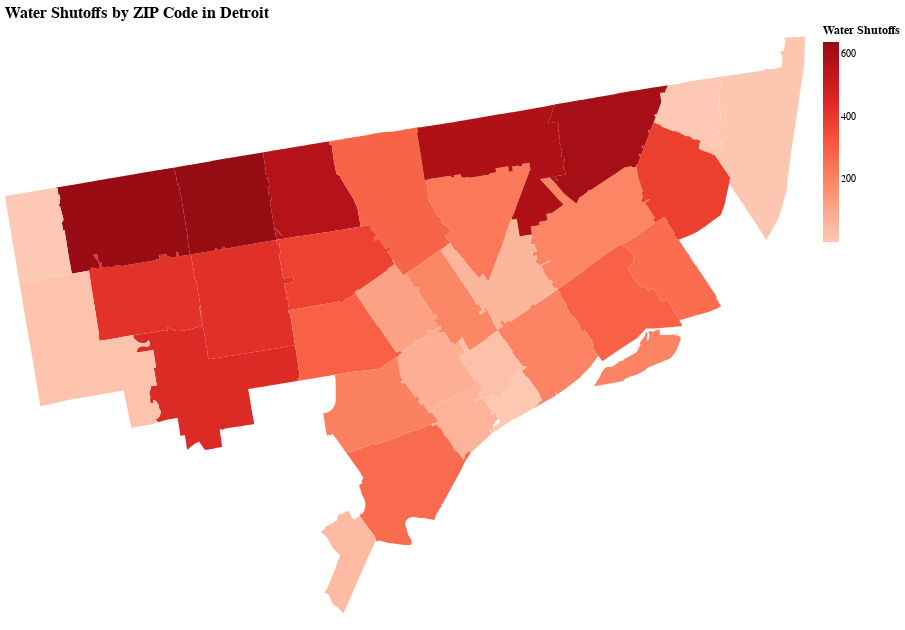

Notebook code for this chart:
### Markdown cell above
### Geographic Distribution of Shutoffs

### Code cell
import pandas as pd
import altair as alt
import requests
import json

# Disable the row limit for Altair
alt.data_transformers.disable_max_rows()

# Load your interruptions data
interruptions_2010 = pd.read_csv('/Users/shirleyaraizasantaella/Documents/UMich/Grad School Year 3/SI 649 Info Visualization/final project/SI649---Final-Project-Lizett-Shirley-Humaira/2010_service_interruptions.csv')  # Replace with your file path

# Preprocess ZIP codes to extract the first 5 digits
interruptions_2010['Zip'] = interruptions_2010['Zip'].str.split('-').str[0]

# Fetch GeoJSON data for Michigan ZIP codes
geojson_url = "https://raw.githubusercontent.com/OpenDataDE/State-zip-code-GeoJSON/master/mi_michigan_zip_codes_geo.min.json"
response = requests.get(geojson_url)
if response.status_code == 200:
    geojson = response.json()
else:
    raise Exception("Failed to fetch GeoJSON data.")

# Dynamically filter GeoJSON to match ZIP codes in interruptions data
detroit_zip_codes = interruptions_2010['Zip'].unique()
geojson['features'] = [
    feature for feature in geojson['features']
    if feature['properties']['ZCTA5CE10'] in detroit_zip_codes
]

# Aggregate interruptions data by ZIP code
interruptions_agg = interruptions_2010.groupby('Zip').size().reset_index(name='Shutoff_Count')

# Create the Altair data source for GeoJSON
geo_data = alt.Data(values=geojson['features'])

# Choropleth Map
map_chart = alt.Chart(geo_data).mark_geoshape().transform_lookup(
    lookup='properties.ZCTA5CE10',  # Match the GeoJSON ZIP code property
    from_=alt.LookupData(interruptions_agg, 'Zip', ['Shutoff_Count'])  # Match ZIP codes in your data
).encode(
    color=alt.Color('Shutoff_Count:Q', title='Water Shutoffs', scale=alt.Scale(scheme='reds')),
    tooltip=['properties.ZCTA5CE10:N', 'Shutoff_Count:Q']
).project(
    type='albersUsa'
).properties(
    width=800,
    height=600,
    title="Water Shutoffs by ZIP Code in Detroit"
).configure_title(
    fontSize=16,
    anchor='start'
).configure_legend(
    titleFontSize=12,
    labelFontSize=10
).interactive()  # Enable zooming and panning

# Display the map
map_chart

### Figure 1 — Vega-Lite specification as saved in the notebook (floating-point values rounded to 4 significant figures; data arrays with more than 128 entries replaced by an {"elided": "..."} marker saying what was removed)
{"config": {"view": {"continuousWidth": 300, "continuousHeight": 300}, "legend": {"labelFontSize": 10, "titleFontSize": 12}, "title": {"anchor": "start", "fontSize": 16}}, "data": {"values": [{"type": "Feature", "properties": {"STATEFP10": "26", "ZCTA5CE10": "48236", "GEOID10": "2648236", "CLASSFP10": "B5", "MTFCC10": "G6350", "FUNCSTAT10": "S", "ALAND10": 19463663, "AWATER10": 3357791, "INTPTLAT10": "+42.4253730", "INTPTLON10": "-082.8931944", "PARTFLG10": "N"}, "geometry": {"type": "Polygon", "coordinates": {"elided": "1x227x2 float values"}}}, {"type": "Feature", "properties": {"STATEFP10": "26", "ZCTA5CE10": "48213", "GEOID10": "2648213", "CLASSFP10": "B5", "MTFCC10": "G6350", "FUNCSTAT10": "S", "ALAND10": 16923386, "AWATER10": 0, "INTPTLAT10": "+42.3979308", "INTPTLON10": "-082.9952131", "PARTFLG10": "N"}, "geometry": {"type": "Polygon", "coordinates": {"elided": "1x288x2 float values"}}}, {"type": "Feature", "properties": {"STATEFP10": "26", "ZCTA5CE10": "48216", "GEOID10": "2648216", "CLASSFP10": "B5", "MTFCC10": "G6350", "FUNCSTAT10": "S", "ALAND10": 5747286, "AWATER10": 0, "INTPTLAT10": "+42.3264844", "INTPTLON10": "-083.0787461", "PARTFLG10": "N"}, "geometry": {"type": "Polygon", "coordinates": {"elided": "1x224x2 float values"}}}, {"type": "Feature", "properties": {"STATEFP10": "26", "ZCTA5CE10": "48221", "GEOID10": "2648221", "CLASSFP10": "B5", "MTFCC10": "G6350", "FUNCSTAT10": "S", "ALAND10": 14119737, "AWATER10": 2042, "INTPTLAT10": "+42.4269999", "INTPTLON10": "-083.1486085", "PARTFLG10": "N"}, "geometry": {"type": "Polygon", "coordinates": {"elided": "1x245x2 float values"}}}, {"type": "Feature", "properties": {"STATEFP10": "26", "ZCTA5CE10": "48215", "GEOID10": "2648215", "CLASSFP10": "B5", "MTFCC10": "G6350", "FUNCSTAT10": "S", "ALAND10": 10395926, "AWATER10": 0, "INTPTLAT10": "+42.3750512", "INTPTLON10": "-082.9543435", "PARTFLG10": "N"}, "geometry": {"type": "Polygon", "coordinates": {"elided": "1x183x2 float values"}}}, {"type": "Feature", "properties": {"STATEFP10": "26", "ZCTA5CE10": "48227", "GEOID10": "2648227", "CLASSFP10": "B5", "MTFCC10": "G6350", "FUNCSTAT10": "S", "ALAND10": 19504196, "AWATER10": 0, "INTPTLAT10": "+42.3872489", "INTPTLON10": "-083.1925916", "PARTFLG10": "N"}, "geometry": {"type": "Polygon", "coordinates": {"elided": "1x225x2 float values"}}}, {"type": "Feature", "properties": {"STATEFP10": "26", "ZCTA5CE10": "48225", "GEOID10": "2648225", "CLASSFP10": "B5", "MTFCC10": "G6350", "FUNCSTAT10": "S", "ALAND10": 6854875, "AWATER10": 0, "INTPTLAT10": "+42.4389841", "INTPTLON10": "-082.9296100", "PARTFLG10": "N"}, "geometry": {"type": "Polygon", "coordinates": {"elided": "1x194x2 float values"}}}, {"type": "Feature", "properties": {"STATEFP10": "26", "ZCTA5CE10": "48205", "GEOID10": "2648205", "CLASSFP10": "B5", "MTFCC10": "G6350", "FUNCSTAT10": "S", "ALAND10": 16531627, "AWATER10": 0, "INTPTLAT10": "+42.4331562", "INTPTLON10": "-082.9811418", "PARTFLG10": "N"}, "geometry": {"type": "Polygon", "coordinates": {"elided": "1x295x2 float values"}}}, {"type": "Feature", "properties": {"STATEFP10": "26", "ZCTA5CE10": "48214", "GEOID10": "2648214", "CLASSFP10": "B5", "MTFCC10": "G6350", "FUNCSTAT10": "S", "ALAND10": 13014076, "AWATER10": 1565598, "INTPTLAT10": "+42.3651159", "INTPTLON10": "-082.9876441", "PARTFLG10": "N"}, "geometry": {"type": "Polygon", "coordinates": {"elided": "1x187x2 float values"}}}, {"type": "Feature", "properties": {"STATEFP10": "26", "ZCTA5CE10": "48223", "GEOID10": "2648223", "CLASSFP10": "B5", "MTFCC10": "G6350", "FUNCSTAT10": "S", "ALAND10": 15679754, "AWATER10": 0, "INTPTLAT10": "+42.3934527", "INTPTLON10": "-083.2463272", "PARTFLG10": "N"}, "geometry": {"type": "Polygon", "coordinates": {"elided": "1x312x2 float values"}}}, {"type": "Feature", "properties": {"STATEFP10": "26", "ZCTA5CE10": "48217", "GEOID10": "2648217", "CLASSFP10": "B5", "MTFCC10": "G6350", "FUNCSTAT10": "S", "ALAND10": 5921036, "AWATER10": 126346, "INTPTLAT10": "+42.2776510", "INTPTLON10": "-083.1550783", "PARTFLG10": "N"}, "geometry": {"type": "Polygon", "coordinates": {"elided": "1x200x2 float values"}}}, {"type": "Feature", "properties": {"STATEFP10": "26", "ZCTA5CE10": "48208", "GEOID10": "2648208", "CLASSFP10": "B5", "MTFCC10": "G6350", "FUNCSTAT10": "S", "ALAND10": 8190764, "AWATER10": 0, "INTPTLAT10": "+42.3484911", "INTPTLON10": "-083.0919366", "PARTFLG10": "N"}, "geometry": {"type": "Polygon", "coordinates": {"elided": "1x236x2 float values"}}}, {"type": "Feature", "properties": {"STATEFP10": "26", "ZCTA5CE10": "48207", "GEOID10": "2648207", "CLASSFP10": "B5", "MTFCC10": "G6350", "FUNCSTAT10": "S", "ALAND10": 16061703, "AWATER10": 521193, "INTPTLAT10": "+42.3496544", "INTPTLON10": "-083.0189600", "PARTFLG10": "N"}, "geometry": {"type": "MultiPolygon", "coordinates": {"elided": "2 rows, 772 float values in total"}}}, {"type": "Feature", "properties": {"STATEFP10": "26", "ZCTA5CE10": "48228", "GEOID10": "2648228", "CLASSFP10": "B5", "MTFCC10": "G6350", "FUNCSTAT10": "S", "ALAND10": 22299441, "AWATER10": 0, "INTPTLAT10": "+42.3554551", "INTPTLON10": "-083.2170142", "PARTFLG10": "N"}, "geometry": {"type": "Polygon", "coordinates": {"elided": "1x393x2 float values"}}}, {"type": "Feature", "properties": {"STATEFP10": "26", "ZCTA5CE10": "48219", "GEOID10": "2648219", "CLASSFP10": "B5", "MTFCC10": "G6350", "FUNCSTAT10": "S", "ALAND10": 21773613, "AWATER10": 5168, "INTPTLAT10": "+42.4253278", "INTPTLON10": "-083.2514284", "PARTFLG10": "N"}, "geometry": {"type": "Polygon", "coordinates": {"elided": "1x364x2 float values"}}}, {"type": "Feature", "properties": {"STATEFP10": "26", "ZCTA5CE10": "48203", "GEOID10": "2648203", "CLASSFP10": "B5", "MTFCC10": "G6350", "FUNCSTAT10": "S", "ALAND10": 20756114, "AWATER10": 18585, "INTPTLAT10": "+42.4207361", "INTPTLON10": "-083.1043384", "PARTFLG10": "N"}, "geometry": {"type": "Polygon", "coordinates": {"elided": "1x324x2 float values"}}}, {"type": "Feature", "properties": {"STATEFP10": "26", "ZCTA5CE10": "48211", "GEOID10": "2648211", "CLASSFP10": "B5", "MTFCC10": "G6350", "FUNCSTAT10": "S", "ALAND10": 10848548, "AWATER10": 0, "INTPTLAT10": "+42.3813468", "INTPTLON10": "-083.0457331", "PARTFLG10": "N"}, "geometry": {"type": "Polygon", "coordinates": {"elided": "1x289x2 float values"}}}, {"type": "Feature", "properties": {"STATEFP10": "26", "ZCTA5CE10": "48201", "GEOID10": "2648201", "CLASSFP10": "B5", "MTFCC10": "G6350", "FUNCSTAT10": "S", "ALAND10": 5193540, "AWATER10": 0, "INTPTLAT10": "+42.3470206", "INTPTLON10": "-083.0601841", "PARTFLG10": "N"}, "geometry": {"type": "Polygon", "coordinates": {"elided": "1x259x2 float values"}}}, {"type": "Feature", "properties": {"STATEFP10": "26", "ZCTA5CE10": "48204", "GEOID10": "2648204", "CLASSFP10": "B5", "MTFCC10": "G6350", "FUNCSTAT10": "S", "ALAND10": 12980500, "AWATER10": 0, "INTPTLAT10": "+42.3658122", "INTPTLON10": "-083.1429352", "PARTFLG10": "N"}, "geometry": {"type": "Polygon", "coordinates": {"elided": "1x199x2 float values"}}}, {"type": "Feature", "properties": {"STATEFP10": "26", "ZCTA5CE10": "48243", "GEOID10": "2648243", "CLASSFP10": "B5", "MTFCC10": "G6350", "FUNCSTAT10": "S", "ALAND10": 42722, "AWATER10": 0, "INTPTLAT10": "+42.3299748", "INTPTLON10": "-083.0395060", "PARTFLG10": "N"}, "geometry": {"type": "Polygon", "coordinates": [[[-83.04, 42.33], [-83.04, 42.33], [-83.04, 42.33], [-83.04, 42.33], [-83.04, 42.33], [-83.04, 42.33], [-83.04, 42.33], [-83.04, 42.33], [-83.04, 42.33], [-83.04, 42.33], [-83.04, 42.33], [-83.04, 42.33], [-83.04, 42.33], [-83.04, 42.33], [-83.04, 42.33], [-83.04, 42.33], [-83.04, 42.33], [-83.04, 42.33], [-83.04, 42.33]]]}}, {"type": "Feature", "properties": {"STATEFP10": "26", "ZCTA5CE10": "48226", "GEOID10": "2648226", "CLASSFP10": "B5", "MTFCC10": "G6350", "FUNCSTAT10": "S", "ALAND10": 3197600, "AWATER10": 0, "INTPTLAT10": "+42.3315417", "INTPTLON10": "-083.0502670", "PARTFLG10": "N"}, "geometry": {"type": "Polygon", "coordinates": {"elided": "1x206x2 float values"}}}, {"type": "Feature", "properties": {"STATEFP10": "26", "ZCTA5CE10": "48224", "GEOID10": "2648224", "CLASSFP10": "B5", "MTFCC10": "G6350", "FUNCSTAT10": "S", "ALAND10": 14852847, "AWATER10": 0, "INTPTLAT10": "+42.4106935", "INTPTLON10": "-082.9412646", "PARTFLG10": "N"}, "geometry": {"type": "Polygon", "coordinates": {"elided": "1x237x2 float values"}}}, {"type": "Feature", "properties": {"STATEFP10": "26", "ZCTA5CE10": "48209", "GEOID10": "2648209", "CLASSFP10": "B5", "MTFCC10": "G6350", "FUNCSTAT10": "S", "ALAND10": 17501605, "AWATER10": 347455, "INTPTLAT10": "+42.3067234", "INTPTLON10": "-083.1168627", "PARTFLG10": "N"}, "geometry": {"type": "Polygon", "coordinates": {"elided": "1x252x2 float values"}}}, {"type": "Feature", "properties": {"STATEFP10": "26", "ZCTA5CE10": "48212", "GEOID10": "2648212", "CLASSFP10": "B5", "MTFCC10": "G6350", "FUNCSTAT10": "S", "ALAND10": 13854094, "AWATER10": 26408, "INTPTLAT10": "+42.4097208", "INTPTLON10": "-083.0563945", "PARTFLG10": "N"}, "geometry": {"type": "Polygon", "coordinates": {"elided": "1x248x2 float values"}}}, {"type": "Feature", "properties": {"STATEFP10": "26", "ZCTA5CE10": "48239", "GEOID10": "2648239", "CLASSFP10": "B5", "MTFCC10": "G6350", "FUNCSTAT10": "S", "ALAND10": 25193320, "AWATER10": 93427, "INTPTLAT10": "+42.3760459", "INTPTLON10": "-083.2831741", "PARTFLG10": "N"}, "geometry": {"type": "Polygon", "coordinates": {"elided": "1x348x2 float values"}}}, {"type": "Feature", "properties": {"STATEFP10": "26", "ZCTA5CE10": "48206", "GEOID10": "2648206", "CLASSFP10": "B5", "MTFCC10": "G6350", "FUNCSTAT10": "S", "ALAND10": 8095663, "AWATER10": 0, "INTPTLAT10": "+42.3751234", "INTPTLON10": "-083.1078968", "PARTFLG10": "N"}, "geometry": {"type": "Polygon", "coordinates": {"elided": "1x173x2 float values"}}}, {"type": "Feature", "properties": {"STATEFP10": "26", "ZCTA5CE10": "48238", "GEOID10": "2648238", "CLASSFP10": "B5", "MTFCC10": "G6350", "FUNCSTAT10": "S", "ALAND10": 13974835, "AWATER10": 0, "INTPTLAT10": "+42.3962860", "INTPTLON10": "-083.1413516", "PARTFLG10": "N"}, "geometry": {"type": "Polygon", "coordinates": {"elided": "1x236x2 float values"}}}, {"type": "Feature", "properties": {"STATEFP10": "26", "ZCTA5CE10": "48234", "GEOID10": "2648234", "CLASSFP10": "B5", "MTFCC10": "G6350", "FUNCSTAT10": "S", "ALAND10": 20288109, "AWATER10": 0, "INTPTLAT10": "+42.4311975", "INTPTLON10": "-083.0395007", "PARTFLG10": "N"}, "geometry": {"type": "Polygon", "coordinates": {"elided": "1x416x2 float values"}}}, {"type": "Feature", "properties": {"STATEFP10": "26", "ZCTA5CE10": "48210", "GEOID10": "2648210", "CLASSFP10": "B5", "MTFCC10": "G6350", "FUNCSTAT10": "S", "ALAND10": 13057914, "AWATER10": 0, "INTPTLAT10": "+42.3362117", "INTPTLON10": "-083.1283313", "PARTFLG10": "N"}, "geometry": {"type": "Polygon", "coordinates": {"elided": "1x189x2 float values"}}}, {"type": "Feature", "properties": {"STATEFP10": "26", "ZCTA5CE10": "48202", "GEOID10": "2648202", "CLASSFP10": "B5", "MTFCC10": "G6350", "FUNCSTAT10": "S", "ALAND10": 8616314, "AWATER10": 0, "INTPTLAT10": "+42.3747864", "INTPTLON10": "-083.0777179", "PARTFLG10": "N"}, "geometry": {"type": "Polygon", "coordinates": {"elided": "1x245x2 float values"}}}, {"type": "Feature", "properties": {"STATEFP10": "26", "ZCTA5CE10": "48235", "GEOID10": "2648235", "CLASSFP10": "B5", "MTFCC10": "G6350", "FUNCSTAT10": "S", "ALAND10": 16189821, "AWATER10": 0, "INTPTLAT10": "+42.4270581", "INTPTLON10": "-083.1948030", "PARTFLG10": "N"}, "geometry": {"type": "Polygon", "coordinates": {"elided": "1x303x2 float values"}}}, {"type": "Feature", "properties": {"STATEFP10": "26", "ZCTA5CE10": "48240", "GEOID10": "2648240", "CLASSFP10": "B5", "MTFCC10": "G6350", "FUNCSTAT10": "S", "ALAND10": 9695508, "AWATER10": 0, "INTPTLAT10": "+42.4244600", "INTPTLON10": "-083.3013004", "PARTFLG10": "N"}, "geometry": {"type": "Polygon", "coordinates": {"elided": "1x203x2 float values"}}}]}, "mark": {"type": "geoshape"}, "encoding": {"color": {"field": "Shutoff_Count", "scale": {"scheme": "reds"}, "title": "Water Shutoffs", "type": "quantitative"}, "tooltip": [{"field": "properties.ZCTA5CE10", "type": "nominal"}, {"field": "Shutoff_Count", "type": "quantitative"}]}, "height": 600, "params": [{"name": "param_1", "select": {"type": "interval", "encodings": ["x", "y"]}, "bind": "scales"}], "projection": {"type": "albersUsa"}, "title": "Water Shutoffs by ZIP Code in Detroit", "transform": [{"lookup": "properties.ZCTA5CE10", "from": {"data": {"name": "data-20cdf28a8b6c2477578ab18f9f8ae4ed"}, "key": "Zip", "fields": ["Shutoff_Count"]}}], "width": 800, "$schema": "https://vega.github.io/schema/vega-lite/v5.8.0.json", "datasets": {"data-20cdf28a8b6c2477578ab18f9f8ae4ed": [{"Zip": "48201", "Shutoff_Count": 28}, {"Zip": "48202", "Shutoff_Count": 193}, {"Zip": "48203", "Shutoff_Count": 287}, {"Zip": "48204", "Shutoff_Count": 294}, {"Zip": "48205", "Shutoff_Count": 602}, {"Zip": "48206", "Shutoff_Count": 120}, {"Zip": "48207", "Shutoff_Count": 202}, {"Zip": "48208", "Shutoff_Count": 80}, {"Zip": "48209", "Shutoff_Count": 267}, {"Zip": "48210", "Shutoff_Count": 208}, {"Zip": "48211", "Shutoff_Count": 60}, {"Zip": "48212", "Shutoff_Count": 231}, {"Zip": "48213", "Shutoff_Count": 196}, {"Zip": "48214", "Shutoff_Count": 293}, {"Zip": "48215", "Shutoff_Count": 261}, {"Zip": "48216", "Shutoff_Count": 68}, {"Zip": "48217", "Shutoff_Count": 44}, {"Zip": "48219", "Shutoff_Count": 629}, {"Zip": "48221", "Shutoff_Count": 565}, {"Zip": "48223", "Shutoff_Count": 419}, {"Zip": "48224", "Shutoff_Count": 381}, {"Zip": "48225", "Shutoff_Count": 2}, {"Zip": "48226", "Shutoff_Count": 5}, {"Zip": "48227", "Shutoff_Count": 428}, {"Zip": "48228", "Shutoff_Count": 445}, {"Zip": "48234", "Shutoff_Count": 580}, {"Zip": "48235", "Shutoff_Count": 637}, {"Zip": "48236", "Shutoff_Count": 11}, {"Zip": "48238", "Shutoff_Count": 376}, {"Zip": "48239", "Shutoff_Count": 19}, {"Zip": "48240", "Shutoff_Count": 1}, {"Zip": "48243", "Shutoff_Count": 5}]}}
